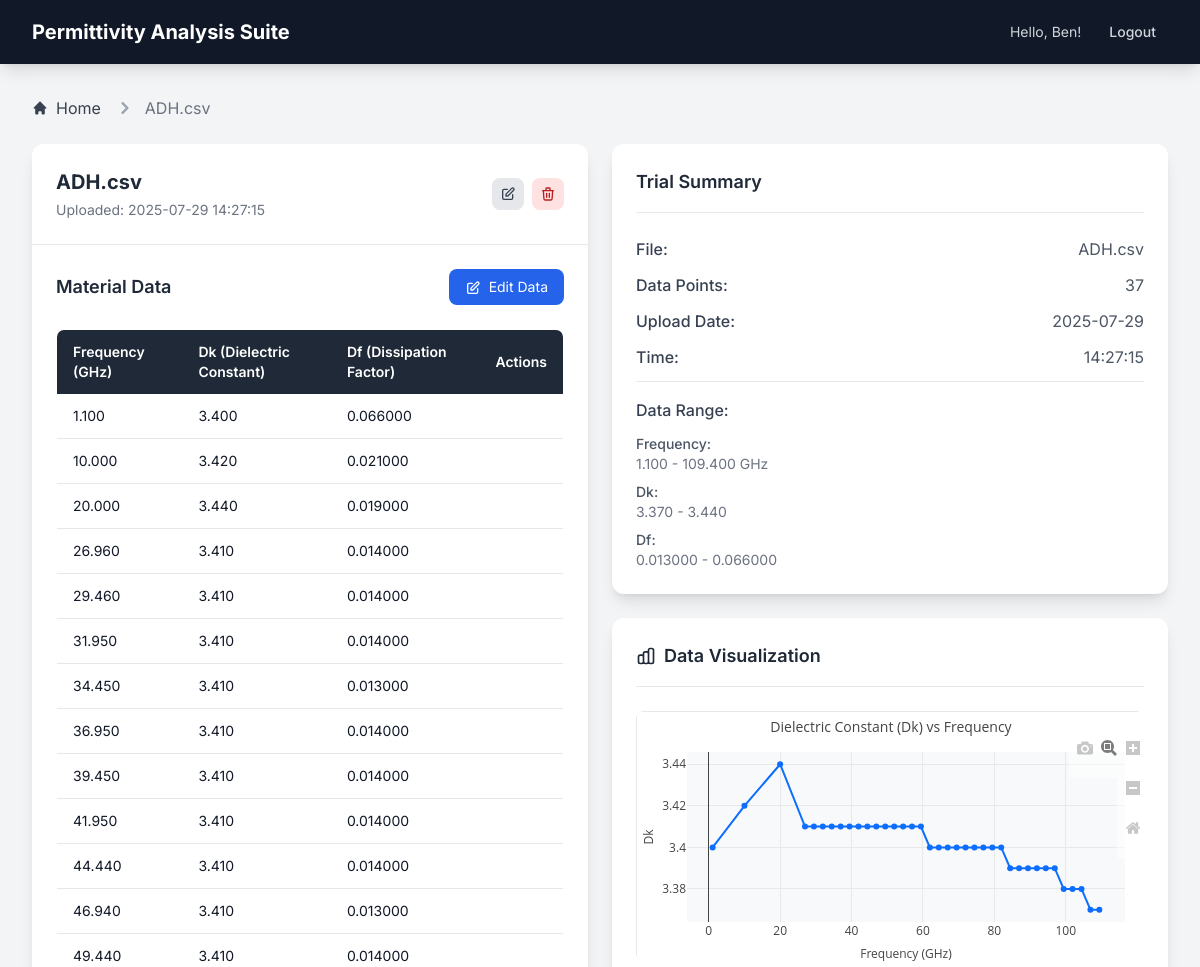
The page /trial/5 (signed in, upper part) on the database as committed earlier.
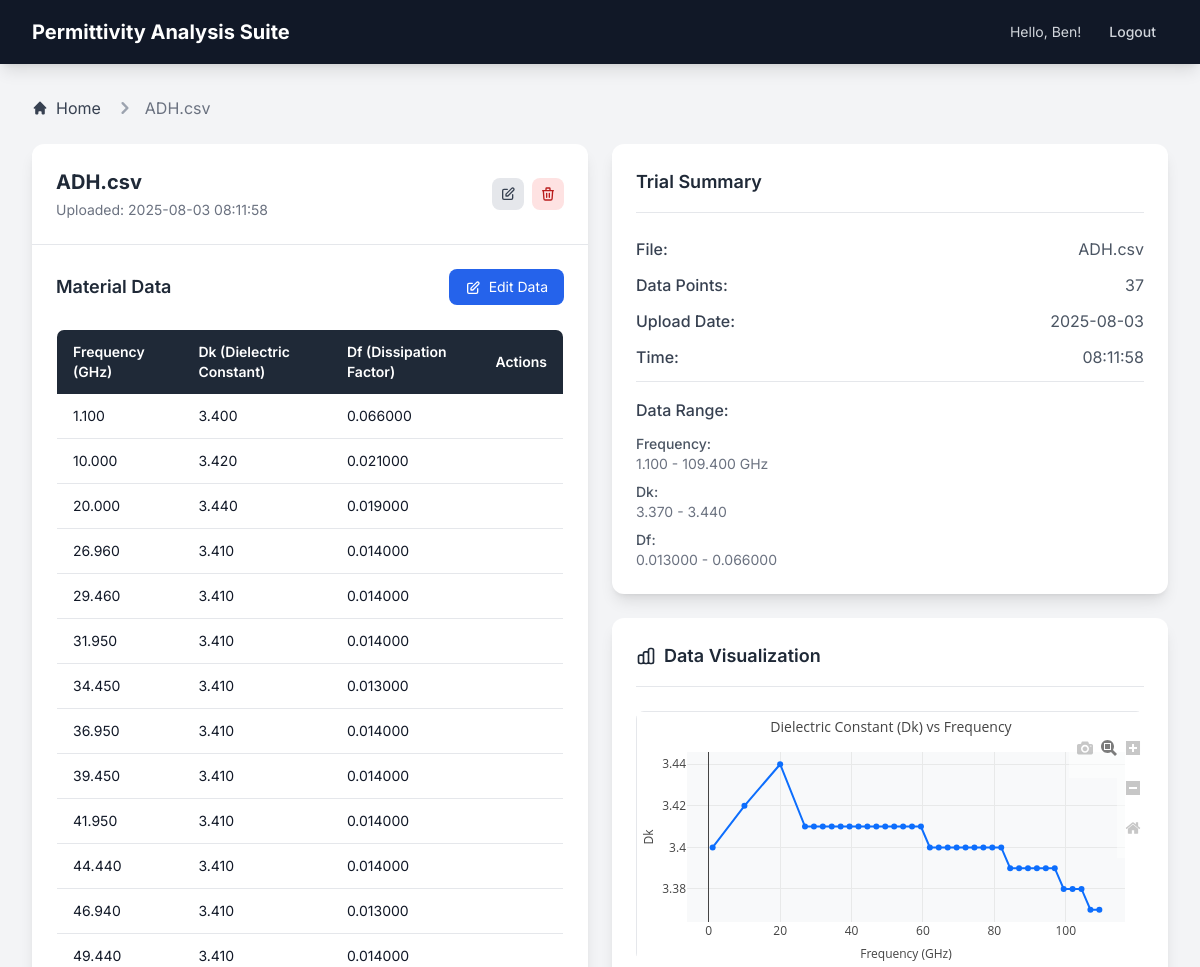
The same page on the database as committed later.
### app/auth/models.py (models this page shows, shortened)
class Trial(db.Model):
    id = db.Column(db.Integer, primary_key=True)
    filename = db.Column(db.String(255), nullable=False)
    upload_timestamp = db.Column(db.DateTime, default=datetime.utcnow, nullable=False)
    user_id = db.Column(db.Integer, db.ForeignKey('user.id'), nullable=False)
    data_fingerprint = db.Column(db.String(64), nullable=True, index=True)  # SHA256 hash of data content
    material_data = db.relationship('MaterialData', backref='trial', lazy='dynamic', cascade='all, delete-orphan')
    fitted_models = db.relationship('FittedModel', backref='trial', lazy='dynamic', cascade='all, delete-orphan')

### app/main/routes.py (the view)
@bp.route('/trial/<int:trial_id>')
@login_required
def view_trial(trial_id):
    trial = Trial.query.filter_by(id=trial_id, user_id=current_user.id).first_or_404()
    material_data = trial.material_data.all()
    return render_template('view_trial.html', title=f'Trial: {trial.filename}',
                         trial=trial, material_data=material_data)

### app/templates/view_trial.html (shortened to what the changed rows need)
{% extends "base.html" %}
{% block content %}
<div class="mb-6">
    <nav class="flex" aria-label="Breadcrumb">
        <ol class="inline-flex items-center space-x-1 md:space-x-3">
            <li>
                <div class="flex items-center">
                    <svg class="w-6 h-6 text-gray-400" fill="currentColor" viewBox="0 0 20 20">
                        <path fill-rule="evenodd" d="M7.293 14.707a1 1 0 010-1.414L10.586 10 7.293 6.707a1 1 0 011.414-1.414l4 4a1 1 0 010 1.414l-4 4a1 1 0 01-1.414 0z" clip-rule="evenodd"/>
                    </svg>
                    <span class="ml-1 text-gray-500 md:ml-2" aria-current="page">{{ trial.filename }}</span>
                </div>
            </li>
        </ol>
    </nav>
</div>
<div class="grid grid-cols-1 lg:grid-cols-2 gap-6">
    <div>
        <div class="bg-white rounded-xl shadow-lg">
            <div class="flex justify-between items-center border-b border-gray-200 p-6">
                <div>
                    <h3 class="text-xl font-bold text-gray-800 mb-1" data-trial-name="{{ trial.filename }}">{{ trial.filename }}</h3>
                    <p class="text-gray-500 text-sm mb-0">Uploaded: {{ trial.upload_timestamp.strftime('%Y-%m-%d %H:%M:%S') }}</p>
                </div>
            </div>
            <div class="p-6">
                <div class="table-container">
                    <table class="w-full border border-gray-200 rounded-lg overflow-hidden" id="material-data-table">
                        <thead class="bg-gray-800 text-white">
                            <tr>
                                <th class="px-4 py-3 text-left text-sm font-semibold">Frequency (GHz)</th>
                                <th class="px-4 py-3 text-left text-sm font-semibold">Dk (Dielectric Constant)</th>
                                <th class="px-4 py-3 text-left text-sm font-semibold">Df (Dissipation Factor)</th>
                                <th class="px-4 py-3 text-left text-sm font-semibold w-20">Actions</th>
                            </tr>
                        </thead>
                    </table>
                </div>
            </div>
        </div>
    </div>
    <div>
        <div class="bg-white rounded-xl shadow-lg p-6">
            <div class="space-y-3">
                <div class="flex justify-between">
                    <span class="font-medium text-gray-700">File:</span>
                    <span class="text-gray-600" data-trial-name="{{ trial.filename }}">{{ trial.filename }}</span>
                </div>
                <div class="flex justify-between">
                    <span class="font-medium text-gray-700">Upload Date:</span>
                    <span class="text-gray-600">{{ trial.upload_timestamp.strftime('%Y-%m-%d') }}</span>
                </div>
                <div class="flex justify-between">
                    <span class="font-medium text-gray-700">Time:</span>
                    <span class="text-gray-600">{{ trial.upload_timestamp.strftime('%H:%M:%S') }}</span>
                </div>
            </div>
        </div>
    </div>
</div>
</div>
{% endblock %}

Rows that differ between the two databases and show on the page:
changed Trial "ADH.csv": upload_timestamp "2025-07-29 14:27:15" → "2025-08-03 08:11:58"; upload_timestamp "2025-07-29" → "2025-08-03"; upload_timestamp "14:27:15" → "08:11:58"
